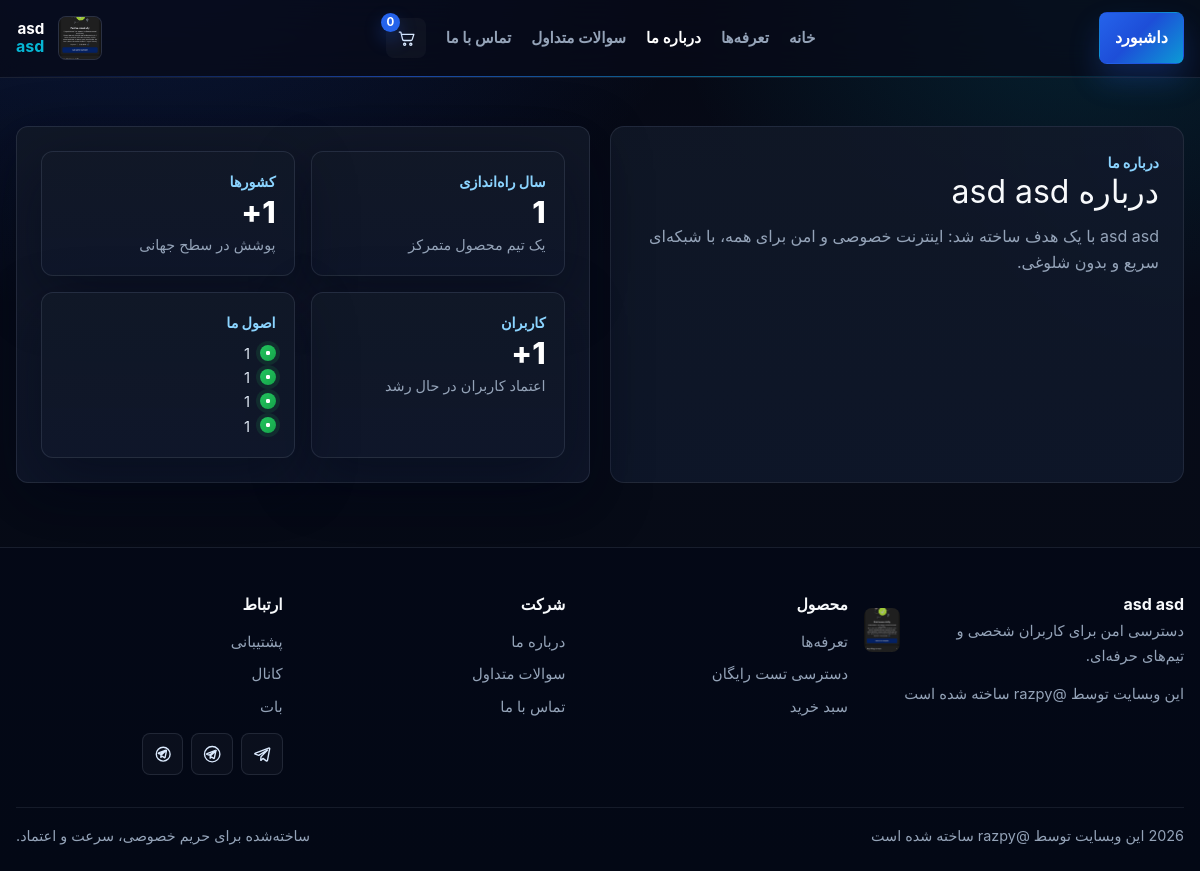
The page /about/ (signed in) on the database its author committed.
### core/models.py (models this page shows, shortened)
class SiteSettings(models.Model):
    site_name1 = models.CharField(_("site name1"), max_length=55)
    site_name2 = models.CharField(_("site name2"), max_length=55)
    site_logo = models.ImageField(_("site logo"), upload_to='logo/')
    payment_card = models.CharField(_("payment card number"), max_length=155)
    payment_card_name = models.CharField(_("payment card owner name"), max_length=155)
    up_time = models.CharField(_("servers uptime"), max_length=55)
    countries_count = models.CharField(_("countries count"), max_length=55)
    servers_count = models.CharField(_("servers count"), max_length=55)
    footer_text = models.CharField(_("footer text"), max_length=155)
    users_count_for_about_us = models.CharField(_("users_count_for_about_us"), max_length=55)
    established_year_for_about_us = models.CharField(_("established_year_for_about_us"), max_length=55)
    feature1_for_about_us = models.CharField(_("feature1_for_about_us"), max_length=55)
    feature2_for_about_us = models.CharField(_("feature2_for_about_us"), max_length=55)
    feature3_for_about_us = models.CharField(_("feature3_for_about_us"), max_length=55)
    feature4_for_about_us = models.CharField(_("feature4_for_about_us"), max_length=55)
    telegram_support_id_link = models.URLField(_("telegram_support_id_link"), )
    telegram_Channel_id_link = models.URLField(_("telegram_Channel_id_link"), )
    telegram_bot_id_link = models.URLField(_("telegram_bot_id_link"), )
    class Meta:
        verbose_name = _("SiteSetting")
        verbose_name_plural = _("SiteSettings")

### cart/models.py (models this page shows, shortened)
class Cart(models.Model):
    user = models.ForeignKey(
        get_user_model(),
        on_delete=models.CASCADE,
        related_name='user_carts',
        null=True,
        blank=True,
        verbose_name=_("user")
    )
    session_key = models.CharField(_("session key"), max_length=55, blank=True)

### shop/views.py (the view)
# urls.py: path('about/', views.about_us_view, name='about'),
def about_us_view(request):
    return render(request, 'shop/about.html')

### core/context_processors.py (called while the page is built)
def site_context(request):
    site_settings = SiteSettings.objects.all().first()
    if request.user.is_authenticated:
        cart, _ = Cart.objects.get_or_create(user=request.user)
    else:
        if not request.session.session_key:
            request.session.create()
        cart, _ = Cart.objects.get_or_create(session_key=request.session.session_key)
    context = {'site_context':site_settings, 'cart':cart}
    if request.user.is_authenticated:
        context["wallet_balance"] = getattr(request.user, "wallet_balance", 0)
    return context

### shop/templates/shop/about.html (shortened to what this page needs)
{% extends '_base.html' %}
{% block page_content %}
<main>
  <section class="auth-section">
    <div class="site-container auth-shell">
      <div class="auth-copy">
        <div class="section-kicker">درباره ما</div>
        <h1>درباره {{ site_context.site_name1 }} {{ site_context.site_name2 }}</h1>
        <p>
          {{ site_context.site_name1 }} {{ site_context.site_name2 }} با یک هدف ساخته شد: اینترنت خصوصی و امن برای همه، با شبکه‌ای سریع و بدون شلوغی.
        </p>
      </div>
      <div class="form-card">
        <div class="info-grid">
          <div class="info-card">
            <div class="section-kicker">سال راه‌اندازی</div>
            <div class="stat-value" style="font-size:1.9rem;margin-top:0.25rem;">{{ site_context.established_year_for_about_us }}</div>
            <p class="muted-copy">یک تیم محصول متمرکز</p>
          </div>
          <div class="info-card">
            <div class="section-kicker">کشورها</div>
            <div class="stat-value" style="font-size:1.9rem;margin-top:0.25rem;">{{ site_context.countries_count }}+</div>
            <p class="muted-copy">پوشش در سطح جهانی</p>
          </div>
          <div class="info-card">
            <div class="section-kicker">کاربران</div>
            <div class="stat-value" style="font-size:1.9rem;margin-top:0.25rem;">{{ site_context.users_count_for_about_us }}+</div>
            <p class="muted-copy">اعتماد کاربران در حال رشد</p>
          </div>
          <div class="info-card">
            <div class="section-kicker">اصول ما</div>
            <div class="muted-copy" style="margin-top:0.5rem;">
              {% if site_context.feature1_for_about_us %}<div class="check-item">{{ site_context.feature1_for_about_us }}</div>{% endif %}
              {% if site_context.feature2_for_about_us %}<div class="check-item">{{ site_context.feature2_for_about_us }}</div>{% endif %}
              {% if site_context.feature3_for_about_us %}<div class="check-item">{{ site_context.feature3_for_about_us }}</div>{% endif %}
              {% if site_context.feature4_for_about_us %}<div class="check-item">{{ site_context.feature4_for_about_us }}</div>{% endif %}
            </div>
          </div>
        </div>
      </div>
    </div>
  </section>
</main>
{% endblock %}

### templates/_base.html (shortened to what this page needs)
<!DOCTYPE html>
{% load static i18n %}
<html lang="fa" dir="rtl">
<head>
    <script src="https://cdn.tailwindcss.com"></script>
    <link rel="stylesheet" href="{% static 'css/style.css' %}" />
</head>
<body class="site-body">
<div class="site-shell">
    <header class="site-header">
        <div class="site-container">
            <div class="header-inner">
                <a href="{% url 'home' %}" class="brand-mark" aria-label="{{ site_context.site_name1 }} {{ site_context.site_name2 }}">
                    <span class="brand-logo">
                        <img src="{{ site_context.site_logo.url }}" alt="{{ site_context.site_name1 }} {{ site_context.site_name2 }}">
                    </span>
                    <span class="brand-text">
                        <span class="brand-name">{{ site_context.site_name1 }}</span>
                        <span class="brand-accent">{{ site_context.site_name2 }}</span>
                    </span>
                </a>
                <nav class="desktop-nav" aria-label="ناوبری اصلی">
                    <a class="nav-link {% if request.resolver_match.url_name == 'home' %}is-active{% endif %}" href="{% url 'home' %}">خانه</a>
                    <a class="nav-link {% if request.resolver_match.url_name == 'pricing' %}is-active{% endif %}" href="{% url 'pricing' %}">تعرفه‌ها</a>
                    <a class="nav-link {% if request.resolver_match.url_name == 'about' %}is-active{% endif %}" href="{% url 'about' %}">درباره ما</a>
                    <a class="nav-link {% if request.resolver_match.url_name == 'faq' %}is-active{% endif %}" href="{% url 'faq' %}">سوالات متداول</a>
                    <a class="nav-link {% if request.resolver_match.url_name == 'contact' %}is-active{% endif %}" href="{% url 'contact' %}">تماس با ما</a>
                    <a class="cart-link" href="{% url 'cart' %}" aria-label="سبد خرید">
                        <svg viewBox="0 0 24 24" aria-hidden="true" focusable="false">
                            <path d="M3 4h2l2.2 9.2A2 2 0 0 0 9.1 15H18a2 2 0 0 0 1.9-1.4L22 7H6"></path>
                            <circle cx="10" cy="20" r="1.4"></circle>
                            <circle cx="18" cy="20" r="1.4"></circle>
                        </svg>
                        <span id="cartCount" class="cart-count">{{ cart.items.count }}</span>
                    </a>
                </nav>
                <div class="header-actions">
                    {% if user.is_authenticated %}
                        <a href="{% url 'dashboard' %}" class="btn-primary btn-primary--small">داشبورد</a>
                    {% else %}
                        <a href="{% url 'login' %}" class="btn-primary btn-primary--small">ورود / ثبت‌نام</a>
                    {% endif %}
                </div>
            </div>
        </div>
    </header>
    <main class="site-main">
        {% block page_content %}{% endblock %}
    </main>
    <footer class="site-footer">
        <div class="site-container">
            <div class="footer-grid">
                <div>
                    <a href="{% url 'home' %}" class="footer-brand">
                        <img src="{{ site_context.site_logo.url }}" alt="{{ site_context.site_name1 }} {{ site_context.site_name2 }}">
                        <div>
                            <strong>{{ site_context.site_name1 }} {{ site_context.site_name2 }}</strong>
                            <span>دسترسی امن برای کاربران شخصی و تیم‌های حرفه‌ای.</span>
                        </div>
                    </a>
                    <p class="footer-copy">{{ site_context.footer_text }}</p>
                </div>
                <div>
                    <h3 class="footer-title">محصول</h3>
                    <a href="{% url 'pricing' %}" class="footer-link">تعرفه‌ها</a>
                    <a href="{% url 'get-test' %}" class="footer-link">دسترسی تست رایگان</a>
                    <a href="{% url 'cart' %}" class="footer-link">سبد خرید</a>
                </div>
                <div>
                    <h3 class="footer-title">شرکت</h3>
                    <a href="{% url 'about' %}" class="footer-link">درباره ما</a>
                    <a href="{% url 'faq' %}" class="footer-link">سوالات متداول</a>
                    <a href="{% url 'contact' %}" class="footer-link">تماس با ما</a>
                </div>
                <div>
                    <h3 class="footer-title">ارتباط</h3>
                    <a href="{{ site_context.telegram_support_id_link }}" target="_blank" rel="noopener" class="footer-link">پشتیبانی</a>
                    <a href="{{ site_context.telegram_Channel_id_link }}" target="_blank" rel="noopener" class="footer-link">کانال</a>
                    <a href="{{ site_context.telegram_bot_id_link }}" target="_blank" rel="noopener" class="footer-link">بات</a>
                    <div class="footer-social">
                        <a href="{{ site_context.telegram_support_id_link }}" target="_blank" rel="noopener" class="social-link" aria-label="پشتیبانی تلگرام">
                            <svg viewBox="0 0 24 24" aria-hidden="true"><path d="M21.8 4.6 18.9 20c-.2.9-.8 1.1-1.6.7l-4.3-3.2-2.1 2c-.2.2-.4.4-.8.4l.3-4.5L18.6 7c.3-.3-.1-.5-.5-.2L7.5 13.5 3 12c-.9-.3-.9-1 .2-1.4l17.2-6.6c.8-.3 1.5.2 1.4.6z"/></svg>
                        </a>
                        <a href="{{ site_context.telegram_Channel_id_link }}" target="_blank" rel="noopener" class="social-link" aria-label="کانال تلگرام">
                            <svg viewBox="0 0 24 24" aria-hidden="true"><path d="M12 2a10 10 0 1 0 10 10A10 10 0 0 0 12 2Zm4.6 6.5-1.8 8.5c-.1.5-.4.7-.9.5l-2.6-1.9-1.2 1.2c-.2.2-.4.4-.8.4l.2-3 5.7-5.2c.2-.2-.1-.3-.3-.2l-6.8 4.3-2.9-.9c-.6-.2-.6-.6.1-.9l11-4.2c.5-.2 1 .1.9.4Z"/></svg>
                        </a>
                        <a href="{{ site_context.telegram_bot_id_link }}" target="_blank" rel="noopener" class="social-link" aria-label="بات تلگرام">
                            <svg viewBox="0 0 24 24" aria-hidden="true"><path d="M12 3a9 9 0 1 0 9 9 9 9 0 0 0-9-9Zm3.8 6.9-1.3 6.2c-.1.5-.5.7-1 .4l-2.6-1.9-1.3 1.2c-.2.2-.4.3-.7.3l.2-2.8 5.3-4.9c.2-.2-.1-.3-.2-.2l-6 3.8-2.2-.7c-.6-.2-.6-.6.1-.9l9.4-3.6c.4-.2.8.1.7.4Z"/></svg>
                        </a>
                    </div>
                </div>
            </div>
            <div class="footer-bottom">
                <p><span id="year"></span> {{ site_context.footer_text }}</p>
                <p>ساخته‌شده برای حریم خصوصی، سرعت و اعتماد.</p>
            </div>
        </div>
    </footer>
</div>
</body>
</html>

### rows shown on the page
SiteSettings: site_logo (picture), site_name1 "asd", site_name2 "asd", established_year_for_about_us "1", countries_count "1", users_count_for_about_us "1", feature1_for_about_us "1", feature2_for_about_us "1", feature3_for_about_us "1", feature4_for_about_us "1", footer_text "این وبسایت توسط @razpy ساخته شده است"
Cart: items.count "0"
